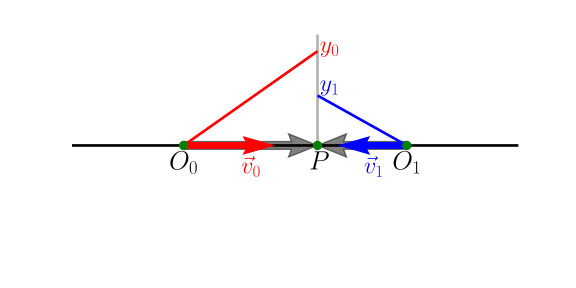

Write Python code to recreate this figure.
import numpy as np
import matplotlib.pyplot as plt
from matplotlib import patches
from matplotlib.path import Path

plt.rcParams["text.usetex"] = True

fig,ax = plt.subplots(figsize=(6,3))

ax.plot(1.6,0,marker="o",color="green")
ax.plot(1,0,marker="o",color="green")
ax.plot(2,0,marker="o",color="green")

def arrow(x,y,dx,dy,color,width=0.05):
    options={"x":x,"y":y,"dx":dx,"dy":dy,"width":width,
             "color":color,
             "length_includes_head":True,
             "overhang":0.1,
             "head_length":0.13}
    arrow = patches.FancyArrow(**options)
    ax.add_patch(arrow)

#verts1=np.array([[1,0],[1.3,-0.3], [1.6,0]])
#codes1=[Path.MOVETO,Path.CURVE3,Path.CURVE3]
#path1=Path(verts1, codes1)
#patch1=patches.PathPatch(path1, edgecolor='black', facecolor=(0,0,0,0),lw=1)
#ax.add_patch(patch1)

def line(x0,y0,x1,y1,color="black",lw=2):
    line=plt.Polygon([(x0,y0),(x1,y1)],
                     facecolor=(0,0,0,0),edgecolor=color,lw=lw)
    ax.add_patch(line)

line(0,0,3,0)
line(1.6,0,1.6,2,(0,0,0,0.3))


arrow(1,0,0.6,0,(0,0,0,0.5),0.07)
arrow(2,0,-0.4,0,(0,0,0,0.5),0.07)

arrow(1,0,0.4,0,"red")
arrow(2,0,-0.3,0,"blue")

line(1,0,1.6,0.85,color="red")
line(2,0,1.6,0.45,color="blue")
    
ax.set(ylim=(-1,1))
ax.set(xlim=(0.5,2.5))

ax.text(1.6,-0.05,r"$P$",va="top",ha="center",fontsize=20)
ax.text(1,-0.05,r"$O_0$",va="top",ha="center",fontsize=20)
ax.text(2,-0.05,r"$O_1$",va="top",ha="center",fontsize=20)

ax.text(1.3,-0.1,r"$\vec v_0$",va="top",ha="center",fontsize=18,color="red")
ax.text(1.85,-0.1,r"$\vec v_1$",va="top",ha="center",fontsize=18,color="blue")

#ax.text(1.61,0.8,r"$y_0=\vec v_0 \cdot \overrightarrow{O_0P}$",
#        va="bottom",ha="left",fontsize=18,color="red")
#ax.text(1.61,0.45,r"$y_1=\vec v_1 \cdot \overrightarrow{O_1P}$",
#        va="bottom",ha="left",fontsize=18,color="blue")

ax.text(1.61,0.8,r"$y_0$",
        va="bottom",ha="left",fontsize=18,color="red")
ax.text(1.61,0.45,r"$y_1$",
        va="bottom",ha="left",fontsize=18,color="blue")

ax.axis("off")
plt.show()
